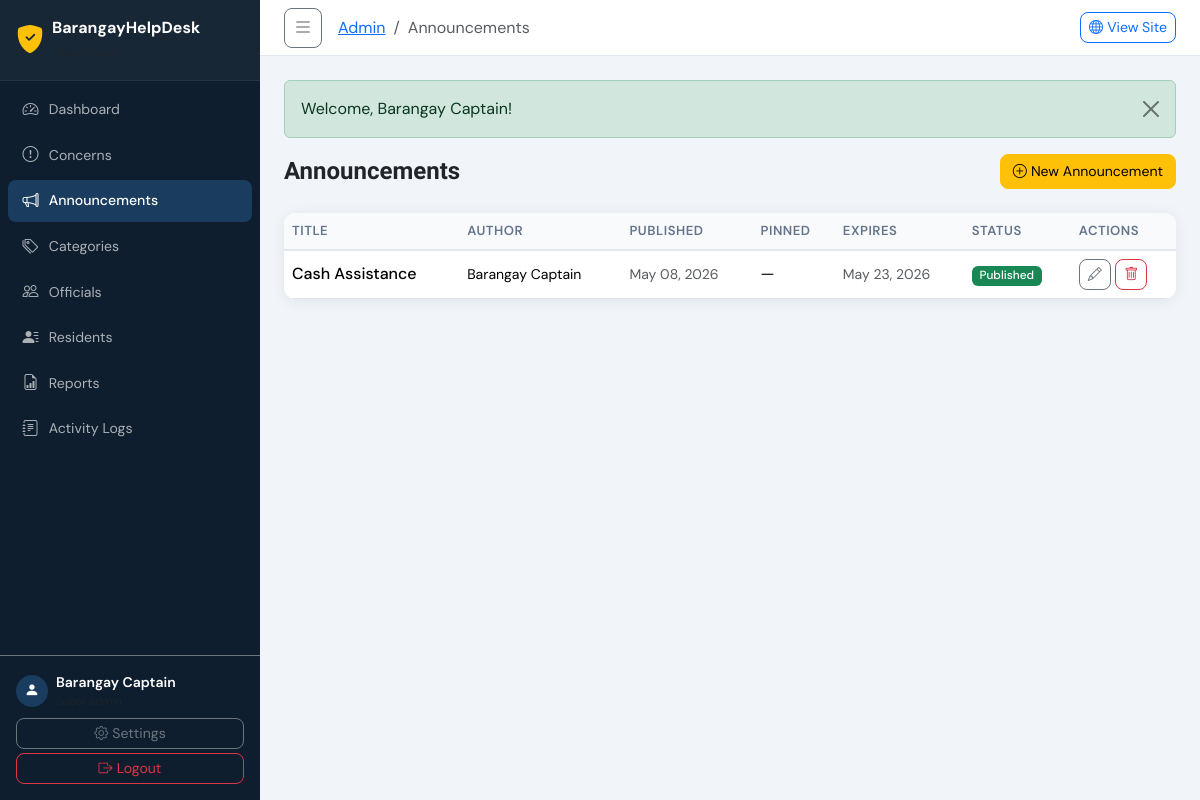
The page /admin/announcements.php (signed in) on the database its author committed.
### tables this page shows
CREATE TABLE `announcements` (
  `id` int(11) NOT NULL,
  `admin_id` int(11) NOT NULL,
  `title` varchar(255) NOT NULL,
  `content` text NOT NULL,
  `image` varchar(255) DEFAULT NULL,
  `is_pinned` tinyint(1) DEFAULT 0,
  `is_published` tinyint(1) DEFAULT 1,
  `published_at` datetime DEFAULT current_timestamp(),
  `expires_at` datetime DEFAULT NULL,
  `created_at` datetime DEFAULT current_timestamp(),
  `updated_at` datetime DEFAULT current_timestamp() ON UPDATE current_timestamp()
);

### includes/functions.php (called while the page is built, shortened)
<?php
function sanitize($input) {
    return htmlspecialchars(strip_tags(trim((string)$input)), ENT_QUOTES, 'UTF-8');
}
function formatDate($date, $format = 'M d, Y h:i A') {
    return date($format, strtotime($date));
}

### admin/announcements.php (the view, shortened to what this page needs)
<?php
$pdo    = db();
$announcements = $pdo->query("SELECT a.*,ad.full_name as author FROM announcements a JOIN admins ad ON a.admin_id=ad.id ORDER BY a.is_pinned DESC, a.published_at DESC")->fetchAll();
include dirname(__DIR__) . '/includes/header_admin.php';
?>
<div class="d-flex align-items-center justify-content-between mb-4 flex-wrap gap-2">
    <h4 class="fw-bold mb-0">Announcements</h4>
    <a href="?action=create" class="btn btn-warning"><i class="bi bi-plus-circle me-1"></i>New Announcement</a>
</div>
<div class="admin-table">
<div class="table-responsive">
<table class="table table-hover align-middle mb-0">
    <thead><tr><th>Title</th><th>Author</th><th>Published</th><th>Pinned</th><th>Expires</th><th>Status</th><th>Actions</th></tr></thead>
    <tbody>
    <?php if(empty($announcements)): ?>
        <tr><td colspan="7" class="text-center py-4 text-muted">No announcements yet.</td></tr>
    <?php else: ?>
    <?php foreach($announcements as $ann): ?>
    <tr>
        <td class="fw-medium"><?= sanitize($ann['title']) ?></td>
        <td class="small"><?= sanitize($ann['author']) ?></td>
        <td class="small text-muted"><?= formatDate($ann['published_at'],'M d, Y') ?></td>
        <td><?= $ann['is_pinned']?'<span class="badge bg-primary">Pinned</span>':'—' ?></td>
        <td class="small text-muted"><?= $ann['expires_at']?formatDate($ann['expires_at'],'M d, Y'):'Never' ?></td>
        <td><?= $ann['is_published']?'<span class="badge bg-success">Published</span>':'<span class="badge bg-secondary">Draft</span>' ?></td>
        <td>
            <?php if($_SESSION['admin_role']!=='viewer'): ?>
            <a href="?edit=<?= $ann['id'] ?>" class="btn btn-xs btn-sm btn-outline-secondary"><i class="bi bi-pencil"></i></a>
            <form method="POST" class="d-inline" onsubmit="return confirm('Delete this announcement?')">
                <button class="btn btn-xs btn-sm btn-outline-danger"><i class="bi bi-trash"></i></button>
            </form>
            <?php endif; ?>
        </td>
    </tr>
    <?php endforeach; ?>
    <?php endif; ?>
    </tbody>
</table>
</div>
</div>
<?php include dirname(__DIR__) . '/includes/footer_admin.php'; ?>

### public/css/admin.css (style rules this page uses)
:root { --sidebar-w: 260px; --sidebar-bg: #0f1e2e; --sidebar-hover:#1a3c5e; --topbar-h: 56px; --admin-accent: #f0a500; --admin-border: #e2e8f0; --admin-radius: 12px; --admin-shadow: 0 2px 16px rgba(0,0,0,.07); }
*,*::before,*::after { box-sizing:border-box }
body.admin-body { font-family:'DM Sans',sans-serif;background:#f1f5f9;margin:0;min-height:100vh }
h1,h2,h3,h4,h5,h6 { font-family:'Sora',sans-serif }
.admin-table { background:#fff;border-radius:var(--admin-radius);box-shadow:var(--admin-shadow);overflow:hidden }
.admin-table .table { margin:0 }
.admin-table .table thead th { background:#f8fafc;border-bottom:2px solid var(--admin-border);font-size:.82rem;font-weight:600;text-transform:uppercase;letter-spacing:.04em;color:#64748b;white-space:nowrap }
.btn { border-radius:8px;font-size:.88rem }
.badge { font-size:.74rem;font-weight:500 }

### rows shown on the page
announcements: title "Cash Assistance", admin.full_name "Barangay Captain", published_at "May 08, 2026", expires_at "May 23, 2026", is_published "Published"

### other values the page prints
APP_NAME "BarangayHelpDesk"
$adminName "Barangay Captain"
$breadcrumb "Announcements"
$flash['message'] "Welcome, Barangay Captain!"
